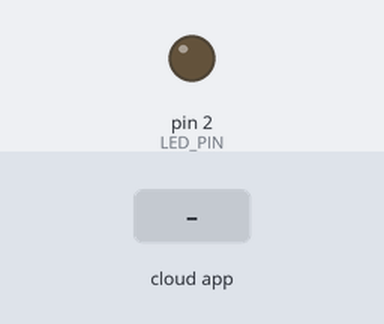
A sketch run on a simulated Arduino Uno, built with avr-gcc and run on an emulated ATmega328P. On the bench: output pins drawn as LEDs (lit = HIGH). The inputs (shaded band) are chosen by the test bench. The ROS host is connected and sends only what is stated.

Above: at 1.3 s.
1.4 s: the phone or cloud app sets blink_led to 1
At 1.9 s:
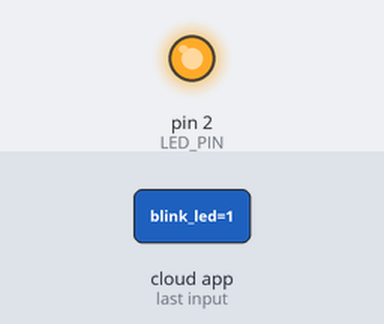
2.9 s: the phone or cloud app sets blink_led to 0
At 3.5 s:
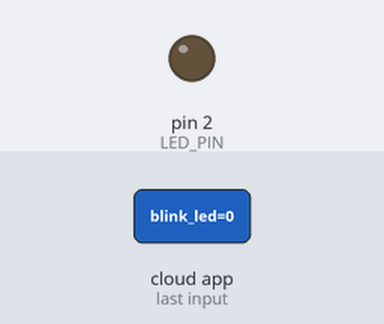
Timing chart, 0 to 5.9 s (numbered marks = the images above; inputs shaded):
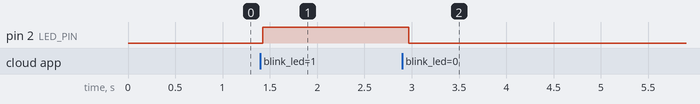

The sketch:

led_blink_code_for_arduino_using_micro_ros.ino
```cpp
#include <micro_ros_arduino.h>
#include <stdio.h>
#include <rcl/rcl.h>
#include <rcl/error_handling.h>
#include <rclc/rclc.h>
#include <rclc/executor.h>
#include <std_msgs/msg/int32.h>

rcl_subscription_t subscriber;
rcl_node_t node;
rcl_timer_t timer;
rcl_allocator_t allocator;
std_msgs__msg__Int32 msg;
rclc_executor_t executor;
rclc_support_t support;


#define LED_PIN 2


#define RCCHECK(fn) { rcl_ret_t temp_rc = fn; if((temp_rc != RCL_RET_OK)){error_loop();}}
#define RCSOFTCHECK(fn) { rcl_ret_t temp_rc = fn; if((temp_rc != RCL_RET_OK)){}}

void error_loop(){
  while(1)
  {
    digitalWrite(LED_PIN, !digitalRead(LED_PIN));
    delay(100);
  }
}


void subscription_callback(const void *msgin)
{
  const std_msgs__msg__Int32 *msg = (const std_msgs__msg__Int32 *)msgin;
  digitalWrite(LED_PIN, (msg->data)!=0 ? HIGH : LOW);
}


void setup() {
  set_microros_transports();

  pinMode(LED_PIN, OUTPUT);
  delay(100);

  allocator = rcl_get_default_allocator();

  RCCHECK(rclc_support_init(&support, 0, NULL, &allocator));
  RCCHECK(rclc_node_init_default(&node, "micro_ros_arduino_node", "", &support));
  RCCHECK(rclc_subscription_init_default(&subscriber, &node,
   ROSIDL_GET_MSG_TYPE_SUPPORT(std_msgs, msg, Int32),
    "/blink_led"));

  RCCHECK(rclc_executor_init(&executor, &support.context, 1, &allocator));
  RCCHECK(rclc_executor_add_subscription(&executor, &subscriber, &msg, &subscription_callback, ON_NEW_DATA));

  // put your setup code here, to run once:

}

void loop() {
 delay(100);
  RCCHECK(rclc_executor_spin_some(&executor, RCL_MS_TO_NS(100)));
  // put your main code here, to run repeatedly:
}
```

Measured:
- after the input at 1.4 s, pin 2 (LED_PIN): LOW → HIGH at once
- after the input at 2.9 s, pin 2 (LED_PIN): HIGH → LOW after 0.07 s
